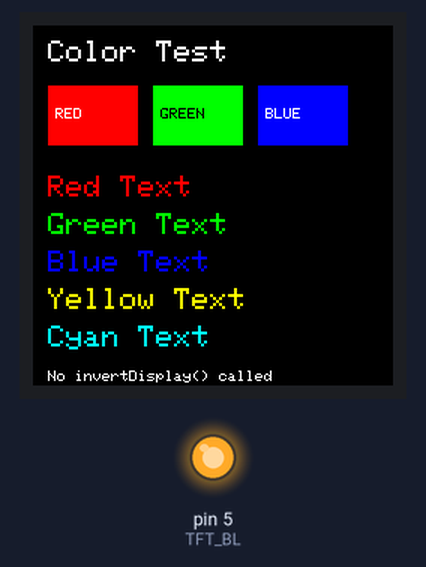
Bench run of a sketch on a simulated Arduino Uno, built with avr-gcc and run on an emulated ATmega328P. On the bench: 240×240 colour display, output pins drawn as LEDs (lit = HIGH). What the sketch prints to the serial monitor is not drawn.

Above: at 1.3 s.

The sketch:

st7789_english_test.ino
```cpp
// ============================================
// ST7789 纯英文显示测试（无字库，无软件SPI）
// ============================================
// 目的：测试是否软件SPI读取字库导致反色问题
// 只使用硬件SPI驱动屏幕，不操作GPIO 11/12/13
// ============================================

#include <Adafruit_GFX.h>
#include <Adafruit_ST7789.h>
#include <SPI.h>

// 屏幕引脚
#define TFT_CS    10
#define TFT_DC     6
#define TFT_RST    7
#define TFT_MOSI  11
#define TFT_SCLK  12
#define TFT_BL     5

// 创建TFT对象（硬件SPI）
Adafruit_ST7789 tft = Adafruit_ST7789(TFT_CS, TFT_DC, TFT_MOSI, TFT_SCLK, TFT_RST);

// 颜色定义
#define C_BLACK   0x0000
#define C_WHITE   0xFFFF
#define C_RED     0xF800
#define C_GREEN   0x07E0
#define C_BLUE    0x001F
#define C_YELLOW  0xFFE0
#define C_CYAN    0x07FF
#define C_MAGENTA 0xF81F
#define C_ORANGE  0xFC00
#define C_GRAY    0x8410

void setup() {
  Serial.begin(115200);
  delay(1000);

  Serial.println("ST7789 English Only Test - No Font SPI");

  // 初始化GPIO
  pinMode(TFT_BL, OUTPUT);
  digitalWrite(TFT_BL, HIGH);

  // 初始化TFT（硬件SPI）
  tft.init(240, 240);
  tft.setRotation(0);

  // 注意：这里不调用 invertDisplay(true)
  // 看看 init() 是否已经自动处理了IPS反色

  // 清屏为黑色
  tft.fillScreen(C_BLACK);

  Serial.println("TFT initialized");

  // ========== 颜色测试 ==========

  // 标题
  tft.setTextColor(C_WHITE);
  tft.setTextSize(2);
  tft.setCursor(10, 10);
  tft.print("Color Test");

  // 红绿蓝三原色方块
  tft.fillRect(10, 40, 60, 40, C_RED);
  tft.setTextColor(C_WHITE);
  tft.setTextSize(1);
  tft.setCursor(15, 55);
  tft.print("RED");

  tft.fillRect(80, 40, 60, 40, C_GREEN);
  tft.setTextColor(C_BLACK);
  tft.setCursor(85, 55);
  tft.print("GREEN");

  tft.fillRect(150, 40, 60, 40, C_BLUE);
  tft.setTextColor(C_WHITE);
  tft.setCursor(155, 55);
  tft.print("BLUE");

  // 文字颜色测试
  tft.setTextSize(2);

  tft.setTextColor(C_RED);
  tft.setCursor(10, 100);
  tft.print("Red Text");

  tft.setTextColor(C_GREEN);
  tft.setCursor(10, 125);
  tft.print("Green Text");

  tft.setTextColor(C_BLUE);
  tft.setCursor(10, 150);
  tft.print("Blue Text");

  tft.setTextColor(C_YELLOW);
  tft.setCursor(10, 175);
  tft.print("Yellow Text");

  tft.setTextColor(C_CYAN);
  tft.setCursor(10, 200);
  tft.print("Cyan Text");

  // 底部状态
  tft.setTextColor(C_WHITE);
  tft.setTextSize(1);
  tft.setCursor(10, 230);
  tft.print("No invertDisplay() called");

  Serial.println("Display done! Check colors:");
  Serial.println("- Top blocks should be: RED, GREEN, BLUE");
  Serial.println("- Text should be: Red, Green, Blue, Yellow, Cyan");
  Serial.println("- If colors look wrong, init() may need invertDisplay(true)");
}

void loop() {
  // 空循环
  delay(1000);
}
```
